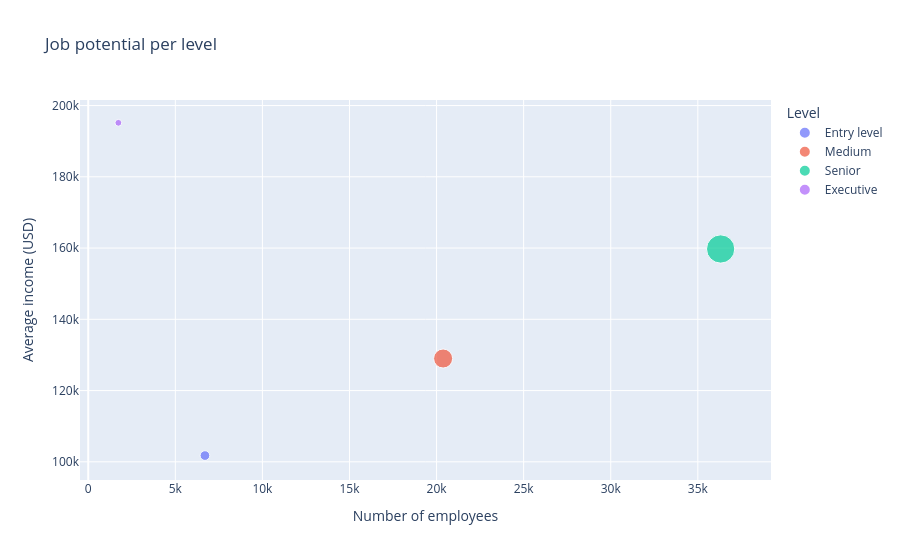

Notebook cell for this chart:
### Code cell
bubble_chart = px.scatter(
    data_frame=employees_df,
    x= 'No_employees',
    y= 'Level_avg_income',
    size= 'Level_income',
    color='Level',
    hover_name= 'Level',
    title= 'Job potential per level',
    labels={'No_employees': 'Number of employees', 'Level_avg_income': 'Average income (USD)'},
)

bubble_chart.show()

### Figure 1 — Plotly figure (JSON) as saved in the notebook; plotly's stock layout.template omitted (floating-point values rounded to 4 significant figures)
{"data": [{"hovertemplate": "<b>%{hovertext}</b><br><br>Level=Entry level<br>Number of employees=%{x}<br>Average income (USD)=%{y}<br>Level_income=%{marker.size}<extra></extra>", "hovertext": ["Entry level"], "legendgroup": "Entry level", "marker": {"color": "#636efa", "size": [681841362], "sizemode": "area", "sizeref": 14500000.0, "symbol": "circle"}, "mode": "markers", "name": "Entry level", "orientation": "v", "showlegend": true, "type": "scatter", "x": [6701], "xaxis": "x", "y": [101800.0], "yaxis": "y"}, {"hovertemplate": "<b>%{hovertext}</b><br><br>Level=Medium<br>Number of employees=%{x}<br>Average income (USD)=%{y}<br>Level_income=%{marker.size}<extra></extra>", "hovertext": ["Medium"], "legendgroup": "Medium", "marker": {"color": "#EF553B", "size": [2628381419], "sizemode": "area", "sizeref": 14500000.0, "symbol": "circle"}, "mode": "markers", "name": "Medium", "orientation": "v", "showlegend": true, "type": "scatter", "x": [20376], "xaxis": "x", "y": [129000.0], "yaxis": "y"}, {"hovertemplate": "<b>%{hovertext}</b><br><br>Level=Senior<br>Number of employees=%{x}<br>Average income (USD)=%{y}<br>Level_income=%{marker.size}<extra></extra>", "hovertext": ["Senior"], "legendgroup": "Senior", "marker": {"color": "#00cc96", "size": [5800194125], "sizemode": "area", "sizeref": 14500000.0, "symbol": "circle"}, "mode": "markers", "name": "Senior", "orientation": "v", "showlegend": true, "type": "scatter", "x": [36310], "xaxis": "x", "y": [159700.0], "yaxis": "y"}, {"hovertemplate": "<b>%{hovertext}</b><br><br>Level=Executive<br>Number of employees=%{x}<br>Average income (USD)=%{y}<br>Level_income=%{marker.size}<extra></extra>", "hovertext": ["Executive"], "legendgroup": "Executive", "marker": {"color": "#ab63fa", "size": [337612333], "sizemode": "area", "sizeref": 14500000.0, "symbol": "circle"}, "mode": "markers", "name": "Executive", "orientation": "v", "showlegend": true, "type": "scatter", "x": [1730], "xaxis": "x", "y": [195200.0], "yaxis": "y"}], "layout": {"legend": {"itemsizing": "constant", "title": {"text": "Level"}, "tracegroupgap": 0}, "title": {"text": "Job potential per level"}, "xaxis": {"anchor": "y", "domain": [0, 1], "title": {"text": "Number of employees"}}, "yaxis": {"anchor": "x", "domain": [0, 1], "title": {"text": "Average income (USD)"}}}}
